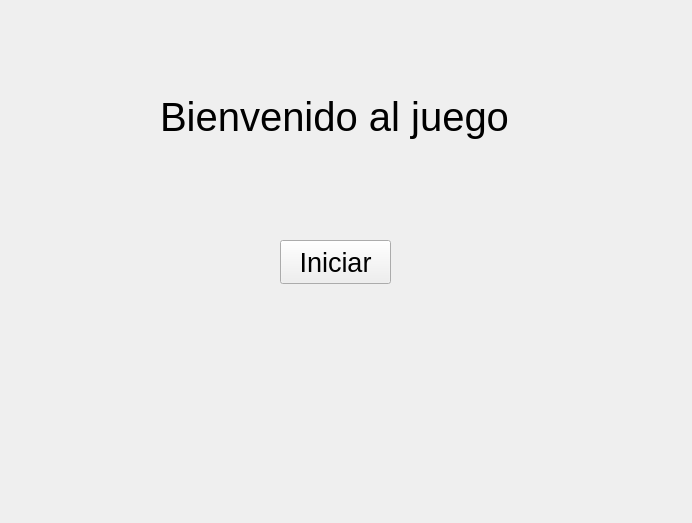
<?xml version="1.0" encoding="UTF-8"?>
<ui version="4.0">
 <class>Start</class>
 <widget class="QWidget" name="Start">
  <property name="geometry">
   <rect>
    <x>0</x>
    <y>0</y>
    <width>692</width>
    <height>523</height>
   </rect>
  </property>
  <property name="windowTitle">
   <string>Bienvenida</string>
  </property>
  <widget class="QLabel" name="label">
   <property name="geometry">
    <rect>
     <x>160</x>
     <y>90</y>
     <width>350</width>
     <height>53</height>
    </rect>
   </property>
   <property name="font">
    <font>
     <pointsize>30</pointsize>
    </font>
   </property>
   <property name="text">
    <string>Bienvenido al juego</string>
   </property>
  </widget>
  <widget class="QPushButton" name="pushButton">
   <property name="geometry">
    <rect>
     <x>280</x>
     <y>240</y>
     <width>111</width>
     <height>44</height>
    </rect>
   </property>
   <property name="font">
    <font>
     <pointsize>20</pointsize>
    </font>
   </property>
   <property name="text">
    <string>Iniciar</string>
   </property>
  </widget>
 </widget>
 <resources/>
 <connections/>
</ui>
